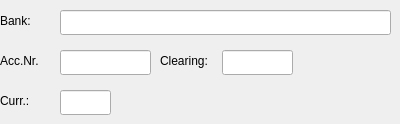
        <widget class="QWidget" name="page_3" >
         <widget class="QLabel" name="label_60" >
          <property name="geometry" >
           <rect>
            <x>0</x>
            <y>50</y>
            <width>61</width>
            <height>21</height>
           </rect>
          </property>
          <property name="text" >
           <string>Acc.Nr.</string>
          </property>
         </widget>
         <widget class="QLabel" name="label_59" >
          <property name="geometry" >
           <rect>
            <x>0</x>
            <y>10</y>
            <width>51</width>
            <height>21</height>
           </rect>
          </property>
          <property name="text" >
           <string>Bank:</string>
          </property>
         </widget>
         <widget class="QLabel" name="label_61" >
          <property name="geometry" >
           <rect>
            <x>160</x>
            <y>50</y>
            <width>56</width>
            <height>21</height>
           </rect>
          </property>
          <property name="text" >
           <string>Clearing:</string>
          </property>
         </widget>
         <widget class="QLabel" name="label_62" >
          <property name="geometry" >
           <rect>
            <x>0</x>
            <y>90</y>
            <width>51</width>
            <height>21</height>
           </rect>
          </property>
          <property name="text" >
           <string>Curr.:</string>
          </property>
         </widget>
         <widget class="QLineEdit" name="txtboxcurrency" >
          <property name="geometry" >
           <rect>
            <x>60</x>
            <y>90</y>
            <width>51</width>
            <height>25</height>
           </rect>
          </property>
         </widget>
         <widget class="QLineEdit" name="txtboxaccountnr" >
          <property name="geometry" >
           <rect>
            <x>60</x>
            <y>50</y>
            <width>91</width>
            <height>25</height>
           </rect>
          </property>
         </widget>
         <widget class="QLineEdit" name="txtboxbank" >
          <property name="geometry" >
           <rect>
            <x>60</x>
            <y>10</y>
            <width>331</width>
            <height>25</height>
           </rect>
          </property>
         </widget>
         <widget class="QLineEdit" name="txtboxclearing" >
          <property name="geometry" >
           <rect>
            <x>222</x>
            <y>50</y>
            <width>71</width>
            <height>25</height>
           </rect>
          </property>
          <property name="alignment" >
           <set>Qt::AlignRight</set>
          </property>
         </widget>
        </widget>
